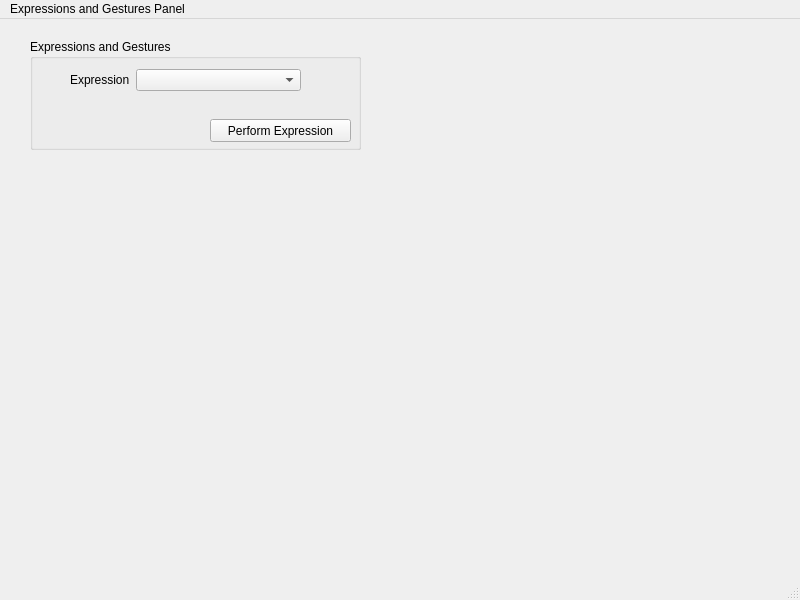
<?xml version="1.0" encoding="UTF-8"?>
<ui version="4.0">
 <class>MainWindow</class>
 <widget class="QMainWindow" name="MainWindow">
  <property name="geometry">
   <rect>
    <x>0</x>
    <y>0</y>
    <width>800</width>
    <height>600</height>
   </rect>
  </property>
  <property name="windowTitle">
   <string>MainWindow</string>
  </property>
  <widget class="QWidget" name="centralwidget">
   <widget class="QGroupBox" name="groupBox">
    <property name="geometry">
     <rect>
      <x>30</x>
      <y>20</y>
      <width>331</width>
      <height>111</height>
     </rect>
    </property>
    <property name="title">
     <string>Expressions and Gestures</string>
    </property>
    <widget class="QPushButton" name="pushButton">
     <property name="geometry">
      <rect>
       <x>180</x>
       <y>80</y>
       <width>141</width>
       <height>23</height>
      </rect>
     </property>
     <property name="text">
      <string>Perform Expression</string>
     </property>
    </widget>
    <widget class="QWidget" name="formLayoutWidget">
     <property name="geometry">
      <rect>
       <x>40</x>
       <y>30</y>
       <width>231</width>
       <height>31</height>
      </rect>
     </property>
     <layout class="QFormLayout" name="formLayout">
      <item row="0" column="0">
       <widget class="QLabel" name="expressionLabel">
        <property name="text">
         <string>Expression</string>
        </property>
       </widget>
      </item>
      <item row="0" column="1">
       <widget class="QComboBox" name="expressionComboBox"/>
      </item>
     </layout>
    </widget>
   </widget>
  </widget>
  <widget class="QMenuBar" name="menubar">
   <property name="geometry">
    <rect>
     <x>0</x>
     <y>0</y>
     <width>800</width>
     <height>20</height>
    </rect>
   </property>
   <widget class="QMenu" name="menuExpressions_and_Gestures_Panel">
    <property name="title">
     <string>Expressions and Gestures Panel</string>
    </property>
   </widget>
   <addaction name="menuExpressions_and_Gestures_Panel"/>
  </widget>
  <widget class="QStatusBar" name="statusbar"/>
 </widget>
 <resources/>
 <connections/>
</ui>
